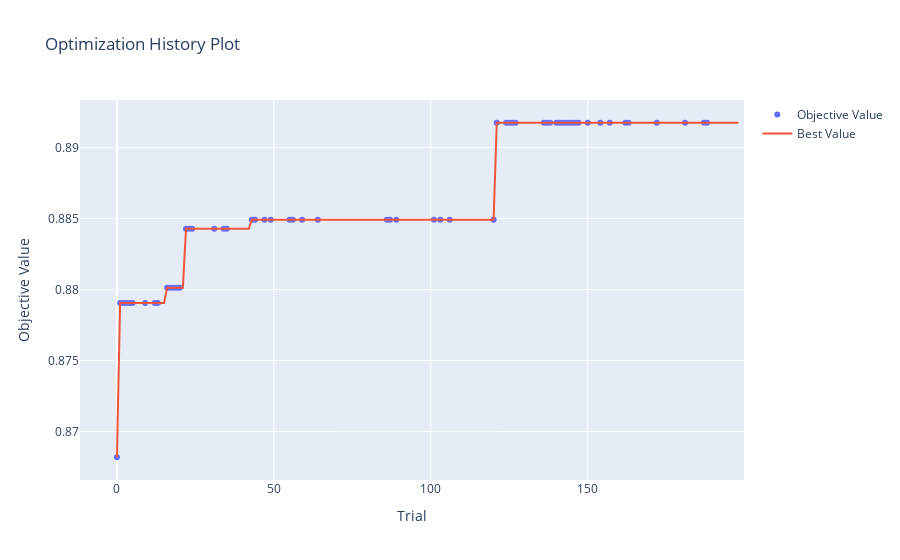
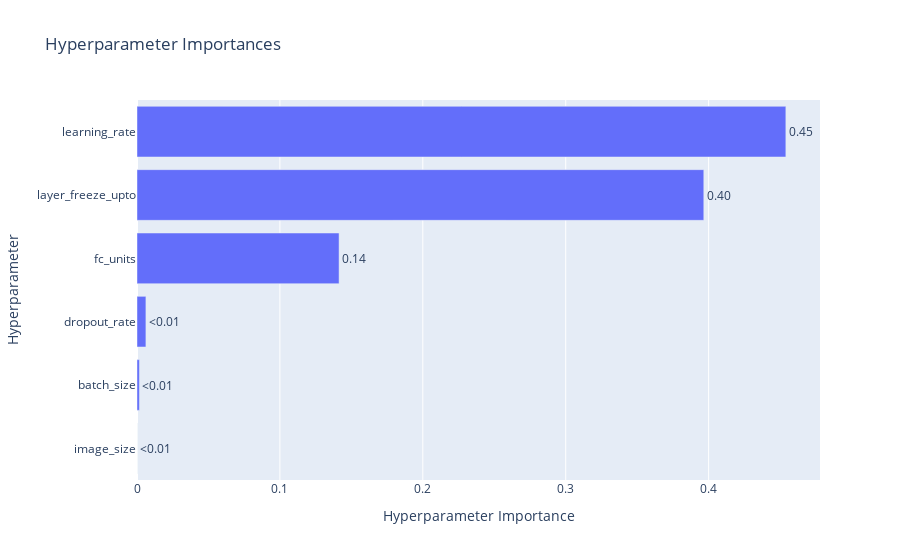
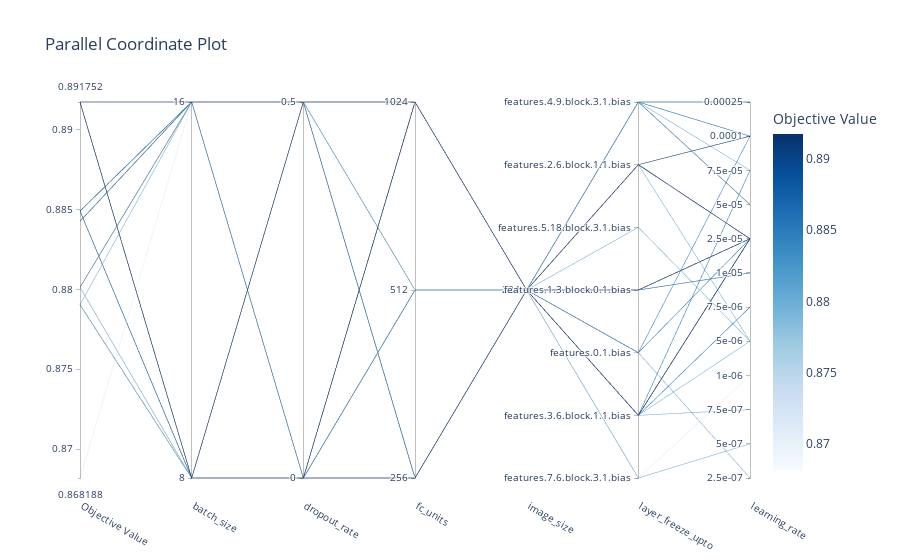

The cell these charts' notebook holds for them, in order:
### Markdown cell above
### 10% training data

### Code cell
import optuna
from optuna.visualization import (
    plot_optimization_history,
    plot_param_importances,
    plot_parallel_coordinate,
)

# Load the study
study = optuna.load_study(study_name="Efficient_V2_optuna_winding_large_ten", storage="sqlite:///Efficient_V2_optuna_winding_large_ten.db")

new_study = optuna.create_study(direction=study.direction)

for trial in study.trials[1:]:
    new_study.add_trial(trial)
    
# Plot optimization history
history_fig = plot_optimization_history(new_study)
history_fig.show()

# Plot parameter importances
importances_fig = plot_param_importances(new_study)
importances_fig.show()

# Plot parallel coordinate
parallel_coordinate_fig = plot_parallel_coordinate(new_study)
parallel_coordinate_fig.show()

### Figure 1 — Plotly figure (JSON) as saved in the notebook; plotly's stock layout.template omitted (floating-point values rounded to 4 significant figures; data arrays with more than 128 entries replaced by an {"elided": "..."} marker saying what was removed)
{"data": [{"mode": "markers", "name": "Objective Value", "type": "scatter", "x": [0, 1, 2, 3, 4, 5, 9, 12, 13, 16, 17, 18, 19, 20, 22, 23, 24, 31, 34, 35, 43, 44, 47, 49, 55, 56, 59, 64, 86, 87, 89, 101, 103, 106, 120, 121, 124, 125, 126, 127, 136, 137, 138, 140, 141, 142, 143, 144, 145, 146, 147, 150, 154, 157, 162, 163, 172, 181, 187, 188], "y": [0.8682, 0.879, 0.879, 0.879, 0.879, 0.879, 0.879, 0.879, 0.879, 0.8801, 0.8801, 0.8801, 0.8801, 0.8801, 0.8843, 0.8843, 0.8843, 0.8843, 0.8843, 0.8843, 0.8849, 0.8849, 0.8849, 0.8849, 0.8849, 0.8849, 0.8849, 0.8849, 0.8849, 0.8849, 0.8849, 0.8849, 0.8849, 0.8849, 0.8849, 0.8918, 0.8918, 0.8918, 0.8918, 0.8918, 0.8918, 0.8918, 0.8918, 0.8918, 0.8918, 0.8918, 0.8918, 0.8918, 0.8918, 0.8918, 0.8918, 0.8918, 0.8918, 0.8918, 0.8918, 0.8918, 0.8918, 0.8918, 0.8918, 0.8918]}, {"mode": "lines", "name": "Best Value", "type": "scatter", "x": {"elided": "199 int values"}, "y": {"elided": "199 float values"}}, {"marker": {"color": "#cccccc"}, "mode": "markers", "name": "Infeasible Trial", "showlegend": false, "type": "scatter", "x": [], "y": []}], "layout": {"autosize": true, "title": {"text": "Optimization History Plot"}, "xaxis": {"autorange": true, "range": [-11.48, 199.5], "title": {"text": "Trial"}, "type": "linear"}, "yaxis": {"autorange": true, "range": [0.8662, 0.8937], "title": {"text": "Objective Value"}, "type": "linear"}}}

### Figure 2 — Plotly figure (JSON) as saved in the notebook; plotly's stock layout.template omitted (floating-point values rounded to 4 significant figures)
{"data": [{"cliponaxis": false, "hovertemplate": ["image_size (CategoricalDistribution): 0.0<extra></extra>", "batch_size (CategoricalDistribution): 0.0016833966134279735<extra></extra>", "dropout_rate (CategoricalDistribution): 0.0062359980308593355<extra></extra>", "fc_units (CategoricalDistribution): 0.14140353891341575<extra></extra>", "layer_freeze_upto (CategoricalDistribution): 0.3966280400739652<extra></extra>", "learning_rate (CategoricalDistribution): 0.45404902636833167<extra></extra>"], "name": "Objective Value", "orientation": "h", "text": ["<0.01", "<0.01", "<0.01", "0.14", "0.40", "0.45"], "textposition": "outside", "type": "bar", "x": [0, 0.001683, 0.006236, 0.1414, 0.3966, 0.454], "y": ["image_size", "batch_size", "dropout_rate", "fc_units", "layer_freeze_upto", "learning_rate"]}], "layout": {"autosize": true, "title": {"text": "Hyperparameter Importances"}, "xaxis": {"autorange": true, "range": [0, 0.4779], "title": {"text": "Hyperparameter Importance"}, "type": "linear"}, "yaxis": {"autorange": true, "range": [-0.5, 5.5], "title": {"text": "Hyperparameter"}, "type": "category"}}}

### Figure 3 — Plotly figure (JSON) as saved in the notebook; plotly's stock layout.template omitted (floating-point values rounded to 4 significant figures)
{"data": [{"dimensions": [{"label": "Objective Value", "range": [0.8682, 0.8918], "values": [0.8849, 0.8849, 0.8849, 0.8849, 0.8918, 0.8918, 0.879, 0.8849, 0.8918, 0.879, 0.879, 0.8849, 0.8849, 0.8849, 0.879, 0.879, 0.8801, 0.879, 0.8918, 0.8918, 0.8918, 0.8918, 0.8918, 0.8918, 0.8918, 0.8918, 0.8918, 0.8918, 0.8918, 0.8918, 0.8918, 0.8918, 0.8918, 0.8918, 0.8918, 0.8918, 0.8918, 0.879, 0.8918, 0.8849, 0.8849, 0.8849, 0.8849, 0.8849, 0.8849, 0.8849, 0.8843, 0.879, 0.8801, 0.8801, 0.8843, 0.8843, 0.8843, 0.8843, 0.8843, 0.8801, 0.8801, 0.8682, 0.8918, 0.8918]}, {"label": "batch_size", "range": [0, 1], "ticktext": ["8", "16"], "tickvals": [0, 1], "values": [0, 0, 0, 0, 0, 0, 0, 0, 0, 0, 0, 0, 0, 0, 0, 0, 0, 0, 0, 0, 0, 0, 0, 0, 0, 0, 0, 0, 0, 0, 0, 0, 0, 0, 0, 0, 0, 0, 0, 1, 1, 1, 1, 1, 1, 1, 1, 1, 1, 1, 1, 1, 1, 1, 1, 1, 1, 1, 1, 1]}, {"label": "dropout_rate", "range": [0, 1], "ticktext": ["0", "0.5"], "tickvals": [0, 1], "values": [0, 0, 0, 0, 0, 0, 0, 0, 0, 1, 1, 1, 1, 1, 1, 1, 1, 1, 1, 1, 1, 1, 1, 1, 1, 1, 1, 1, 1, 1, 1, 1, 1, 1, 1, 1, 1, 1, 1, 0, 0, 0, 0, 0, 0, 0, 0, 0, 0, 0, 0, 0, 0, 0, 0, 0, 0, 1, 1, 1]}, {"label": "fc_units", "range": [0, 2], "ticktext": ["256", "512", "1024"], "tickvals": [0, 1, 2], "values": [0, 0, 0, 0, 0, 0, 2, 2, 2, 0, 0, 0, 0, 0, 1, 1, 1, 2, 2, 2, 2, 2, 2, 2, 2, 2, 2, 2, 2, 2, 2, 2, 2, 2, 2, 2, 2, 2, 2, 0, 0, 0, 0, 0, 0, 0, 0, 1, 1, 1, 1, 1, 1, 1, 1, 2, 2, 0, 2, 2]}, {"label": "image_size", "range": [0, 0], "ticktext": ["224"], "tickvals": [0], "values": [0, 0, 0, 0, 0, 0, 0, 0, 0, 0, 0, 0, 0, 0, 0, 0, 0, 0, 0, 0, 0, 0, 0, 0, 0, 0, 0, 0, 0, 0, 0, 0, 0, 0, 0, 0, 0, 0, 0, 0, 0, 0, 0, 0, 0, 0, 0, 0, 0, 0, 0, 0, 0, 0, 0, 0, 0, 0, 0, 0]}, {"label": "layer_freeze_upto", "range": [0, 6], "ticktext": ["features.7.6.block.3.1.bias", "features.3.6.block.1.1.bias", "features.0.1.bias", "features.1.3.block.0.1.bias", "features.5.18.block.3.1.bias", "features.2.6.block.1.1.bias", "features.4.9.block.3.1.bias"], "tickvals": [0, 1, 2, 3, 4, 5, 6], "values": [3, 3, 3, 3, 3, 5, 1, 1, 1, 2, 3, 1, 1, 1, 0, 5, 6, 1, 5, 5, 5, 5, 5, 5, 5, 5, 5, 5, 5, 5, 5, 5, 5, 5, 5, 5, 5, 6, 5, 3, 3, 2, 3, 3, 3, 1, 2, 4, 6, 6, 6, 6, 6, 6, 6, 6, 6, 0, 5, 5]}, {"label": "learning_rate", "range": [0, 11], "ticktext": ["2.5e-07", "5e-07", "7.5e-07", "1e-06", "5e-06", "7.5e-06", "1e-05", "2.5e-05", "5e-05", "7.5e-05", "0.0001", "0.00025"], "tickvals": [0, 1, 2, 3, 4, 5, 6, 7, 8, 9, 10, 11], "values": [7, 7, 7, 7, 7, 7, 2, 5, 7, 0, 7, 7, 7, 9, 1, 4, 8, 4, 7, 7, 7, 7, 7, 7, 7, 7, 7, 7, 7, 7, 7, 7, 7, 7, 7, 7, 7, 9, 10, 6, 6, 7, 7, 7, 7, 7, 10, 4, 8, 8, 10, 10, 11, 11, 11, 8, 8, 3, 7, 7]}], "labelangle": 30, "labelside": "bottom", "line": {"color": [0.8849, 0.8849, 0.8849, 0.8849, 0.8918, 0.8918, 0.879, 0.8849, 0.8918, 0.879, 0.879, 0.8849, 0.8849, 0.8849, 0.879, 0.879, 0.8801, 0.879, 0.8918, 0.8918, 0.8918, 0.8918, 0.8918, 0.8918, 0.8918, 0.8918, 0.8918, 0.8918, 0.8918, 0.8918, 0.8918, 0.8918, 0.8918, 0.8918, 0.8918, 0.8918, 0.8918, 0.879, 0.8918, 0.8849, 0.8849, 0.8849, 0.8849, 0.8849, 0.8849, 0.8849, 0.8843, 0.879, 0.8801, 0.8801, 0.8843, 0.8843, 0.8843, 0.8843, 0.8843, 0.8801, 0.8801, 0.8682, 0.8918, 0.8918], "colorbar": {"title": {"text": "Objective Value"}}, "colorscale": [[0, "rgb(247,251,255)"], [0.125, "rgb(222,235,247)"], [0.25, "rgb(198,219,239)"], [0.375, "rgb(158,202,225)"], [0.5, "rgb(107,174,214)"], [0.625, "rgb(66,146,198)"], [0.75, "rgb(33,113,181)"], [0.875, "rgb(8,81,156)"], [1, "rgb(8,48,107)"]], "reversescale": false, "showscale": true}, "type": "parcoords"}], "layout": {"autosize": true, "title": {"text": "Parallel Coordinate Plot"}}}
